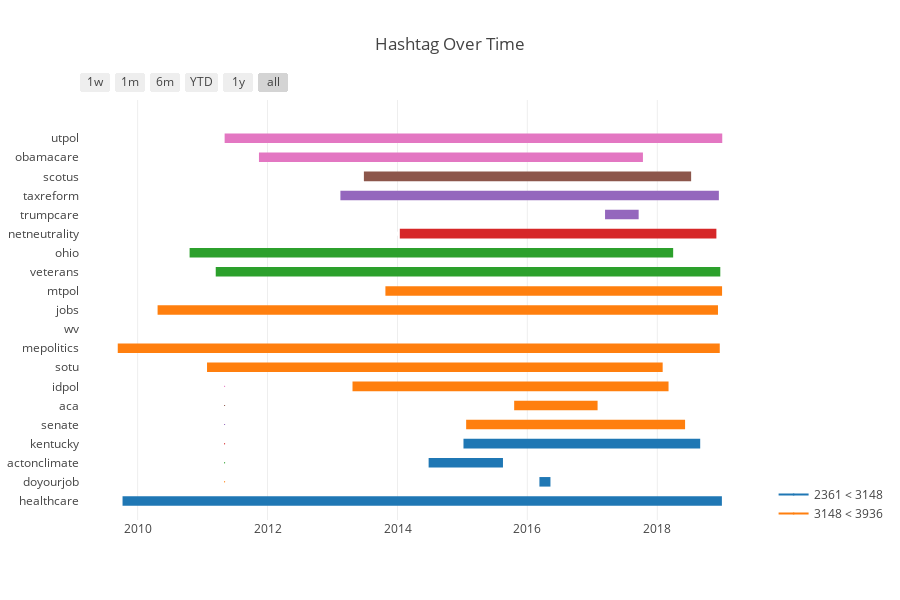

Here is the notebook cell this chart was saved with:
### Code cell
import plotly.offline as py
import plotly.figure_factory as ff

py.init_notebook_mode(connected=True)

TOP_K = 20
df = []
max_tag = max([l_tags[i][0] for i in range(TOP_K)])

def get_bucket(max_tag, num_buckets, my_val):
    tags_per_group = max_tag/num_buckets
    for i in range(num_buckets):
        if my_val > i*tags_per_group and my_val <= (i+1)*tags_per_group:
            return f"{int(i*tags_per_group)} < {int((i+1)*tags_per_group)}"
    return f"< {max_tag}"

NUM_BUCKETS = 10

for i in range(TOP_K):
    tag = l_tags[i][1]
    s_date = hashtags_min_date[tag]
    e_date = hashtags_max_date[tag]
    s_date = f"{s_date.year}-{s_date.month}-{s_date.day}"
    e_date = f"{e_date.year}-{e_date.month}-{e_date.day}"
    bucket = get_bucket(max_tag, NUM_BUCKETS, l_tags[i][0])
    df.append(dict(Task=tag, Start=s_date, Finish=e_date, Resource=f'{bucket}'))

colors = "Viridis" # ["#FCB711", "#F37021", "#CC004C", "#6460AA", "#0089D0", "#0DB14B"]

fig = ff.create_gantt(df[::-1], bar_width=0.25,  title='Hashtag Over Time', 
                      showgrid_x=True, show_colorbar=True, index_col='Resource')
py.iplot(fig)

### Figure 1 — Plotly figure (JSON) as saved in the notebook; plotly's stock layout.template omitted (floating-point values rounded to 4 significant figures)
{"data": [{"marker": {"color": "white"}, "name": "", "type": "scatter", "uid": "528b8c47-bb90-4d6d-af99-d7bb1fc8f61e", "x": ["2009-10-8", "2018-12-30"], "y": [0, 0]}, {"marker": {"color": "white"}, "name": "", "type": "scatter", "uid": "36f9068f-0d9e-4b7a-b07b-575cc4bc2aa0", "x": ["2016-3-9", "2016-5-10"], "y": [1, 1]}, {"marker": {"color": "white"}, "name": "", "type": "scatter", "uid": "4aad8139-3c2b-4b02-b406-e5184dcea226", "x": ["2014-6-25", "2015-8-17"], "y": [2, 2]}, {"marker": {"color": "white"}, "name": "", "type": "scatter", "uid": "a719e05a-ef0b-4922-8bfc-3fd87780554c", "x": ["2015-1-7", "2018-8-30"], "y": [3, 3]}, {"marker": {"color": "white"}, "name": "", "type": "scatter", "uid": "df7bd69c-4616-4a85-aa21-e36cdd401ce0", "x": ["2015-1-22", "2018-6-6"], "y": [4, 4]}, {"marker": {"color": "white"}, "name": "", "type": "scatter", "uid": "487a4124-b68e-4dac-91eb-df89e1ab3329", "x": ["2015-10-19", "2017-1-30"], "y": [5, 5]}, {"marker": {"color": "white"}, "name": "", "type": "scatter", "uid": "2dad0fcf-c0dd-4f28-aea9-08ecaa09a045", "x": ["2013-4-23", "2018-3-5"], "y": [6, 6]}, {"marker": {"color": "white"}, "name": "", "type": "scatter", "uid": "b3e4c011-d6b2-4c2c-92ec-bcfaf5086397", "x": ["2011-1-26", "2018-1-31"], "y": [7, 7]}, {"marker": {"color": "white"}, "name": "", "type": "scatter", "uid": "fc7fc3a5-54f5-4d94-b331-77c7378fb0cc", "x": ["2009-9-11", "2018-12-18"], "y": [8, 8]}, {"marker": {"color": "white"}, "name": "", "type": "scatter", "uid": "2a27e8bc-76d2-421e-87a0-a846ccc4d06f", "x": ["2015-4-26", "2015-4-26"], "y": [9, 9]}, {"marker": {"color": "white"}, "name": "", "type": "scatter", "uid": "efa46923-859e-4879-bec2-f8dfec25b4f5", "x": ["2010-4-23", "2018-12-8"], "y": [10, 10]}, {"marker": {"color": "white"}, "name": "", "type": "scatter", "uid": "960bc3bc-43d9-4aae-a412-78f231d5cb67", "x": ["2013-10-25", "2018-12-31"], "y": [11, 11]}, {"marker": {"color": "white"}, "name": "", "type": "scatter", "uid": "447dbfc8-4304-4df1-ab40-e686d978530f", "x": ["2011-3-16", "2018-12-21"], "y": [12, 12]}, {"marker": {"color": "white"}, "name": "", "type": "scatter", "uid": "3463a2df-73d2-413a-8881-79b9bc5ee9d1", "x": ["2010-10-20", "2018-3-31"], "y": [13, 13]}, {"marker": {"color": "white"}, "name": "", "type": "scatter", "uid": "59b72af4-1245-474e-94e2-7065f502bdd1", "x": ["2014-1-14", "2018-11-29"], "y": [14, 14]}, {"marker": {"color": "white"}, "name": "", "type": "scatter", "uid": "f5cc2596-2858-49e8-baf2-e7287b891006", "x": ["2017-3-13", "2017-9-18"], "y": [15, 15]}, {"marker": {"color": "white"}, "name": "", "type": "scatter", "uid": "9cf713e1-2051-4fd6-8e8d-41e3ac8c837a", "x": ["2013-2-14", "2018-12-13"], "y": [16, 16]}, {"marker": {"color": "white"}, "name": "", "type": "scatter", "uid": "4eadb4ab-574f-4ad9-a047-dbe132d0fe15", "x": ["2013-6-26", "2018-7-10"], "y": [17, 17]}, {"marker": {"color": "white"}, "name": "", "type": "scatter", "uid": "b48a85b5-fa74-4faa-81ba-29a815350dee", "x": ["2011-11-14", "2017-10-12"], "y": [18, 18]}, {"marker": {"color": "white"}, "name": "", "type": "scatter", "uid": "7340641e-f8c3-45b9-8749-801687b8e7c5", "x": ["2011-5-5", "2019-1-1"], "y": [19, 19]}, {"hoverinfo": "none", "marker": {"color": "rgb(31, 119, 180)", "size": 1}, "name": "2361 < 3148", "showlegend": true, "type": "scatter", "uid": "6f393bd9-35e9-408f-b608-20c87cd0a3b0", "x": ["2011-5-5", "2011-5-5"], "y": [0, 0]}, {"hoverinfo": "none", "marker": {"color": "rgb(255, 127, 14)", "size": 1}, "name": "3148 < 3936", "showlegend": true, "type": "scatter", "uid": "42c3e097-c215-46d4-907b-19c0928b2b79", "x": ["2011-5-5", "2011-5-5"], "y": [1, 1]}, {"hoverinfo": "none", "marker": {"color": "rgb(44, 160, 44)", "size": 1}, "name": "3936 < 4723", "showlegend": true, "type": "scatter", "uid": "8d02b3f7-d55d-4406-a8c1-c515bbc056fa", "x": ["2011-5-5", "2011-5-5"], "y": [2, 2]}, {"hoverinfo": "none", "marker": {"color": "rgb(214, 39, 40)", "size": 1}, "name": "4723 < 5510", "showlegend": true, "type": "scatter", "uid": "f8d30398-cfdb-41b1-8c5d-0d4f05a77ff8", "x": ["2011-5-5", "2011-5-5"], "y": [3, 3]}, {"hoverinfo": "none", "marker": {"color": "rgb(148, 103, 189)", "size": 1}, "name": "5510 < 6297", "showlegend": true, "type": "scatter", "uid": "41c3898e-68d3-413e-9cf1-df4f7e420040", "x": ["2011-5-5", "2011-5-5"], "y": [4, 4]}, {"hoverinfo": "none", "marker": {"color": "rgb(140, 86, 75)", "size": 1}, "name": "6297 < 7084", "showlegend": true, "type": "scatter", "uid": "163bac0e-bc48-4953-b0fc-35087522d0ec", "x": ["2011-5-5", "2011-5-5"], "y": [5, 5]}, {"hoverinfo": "none", "marker": {"color": "rgb(227, 119, 194)", "size": 1}, "name": "7084 < 7872", "showlegend": true, "type": "scatter", "uid": "a87234fa-208e-4cbe-a75b-bfc2db3cb7f7", "x": ["2011-5-5", "2011-5-5"], "y": [6, 6]}], "layout": {"height": 600, "hovermode": "closest", "shapes": [{"fillcolor": "rgb(31, 119, 180)", "line": {"width": 0}, "opacity": 1, "type": "rect", "x0": "2009-10-8", "x1": "2018-12-30", "xref": "x", "y0": -0.25, "y1": 0.25, "yref": "y"}, {"fillcolor": "rgb(31, 119, 180)", "line": {"width": 0}, "opacity": 1, "type": "rect", "x0": "2016-3-9", "x1": "2016-5-10", "xref": "x", "y0": 0.75, "y1": 1.25, "yref": "y"}, {"fillcolor": "rgb(31, 119, 180)", "line": {"width": 0}, "opacity": 1, "type": "rect", "x0": "2014-6-25", "x1": "2015-8-17", "xref": "x", "y0": 1.75, "y1": 2.25, "yref": "y"}, {"fillcolor": "rgb(31, 119, 180)", "line": {"width": 0}, "opacity": 1, "type": "rect", "x0": "2015-1-7", "x1": "2018-8-30", "xref": "x", "y0": 2.75, "y1": 3.25, "yref": "y"}, {"fillcolor": "rgb(255, 127, 14)", "line": {"width": 0}, "opacity": 1, "type": "rect", "x0": "2015-1-22", "x1": "2018-6-6", "xref": "x", "y0": 3.75, "y1": 4.25, "yref": "y"}, {"fillcolor": "rgb(255, 127, 14)", "line": {"width": 0}, "opacity": 1, "type": "rect", "x0": "2015-10-19", "x1": "2017-1-30", "xref": "x", "y0": 4.75, "y1": 5.25, "yref": "y"}, {"fillcolor": "rgb(255, 127, 14)", "line": {"width": 0}, "opacity": 1, "type": "rect", "x0": "2013-4-23", "x1": "2018-3-5", "xref": "x", "y0": 5.75, "y1": 6.25, "yref": "y"}, {"fillcolor": "rgb(255, 127, 14)", "line": {"width": 0}, "opacity": 1, "type": "rect", "x0": "2011-1-26", "x1": "2018-1-31", "xref": "x", "y0": 6.75, "y1": 7.25, "yref": "y"}, {"fillcolor": "rgb(255, 127, 14)", "line": {"width": 0}, "opacity": 1, "type": "rect", "x0": "2009-9-11", "x1": "2018-12-18", "xref": "x", "y0": 7.75, "y1": 8.25, "yref": "y"}, {"fillcolor": "rgb(255, 127, 14)", "line": {"width": 0}, "opacity": 1, "type": "rect", "x0": "2015-4-26", "x1": "2015-4-26", "xref": "x", "y0": 8.75, "y1": 9.25, "yref": "y"}, {"fillcolor": "rgb(255, 127, 14)", "line": {"width": 0}, "opacity": 1, "type": "rect", "x0": "2010-4-23", "x1": "2018-12-8", "xref": "x", "y0": 9.75, "y1": 10.25, "yref": "y"}, {"fillcolor": "rgb(255, 127, 14)", "line": {"width": 0}, "opacity": 1, "type": "rect", "x0": "2013-10-25", "x1": "2018-12-31", "xref": "x", "y0": 10.75, "y1": 11.25, "yref": "y"}, {"fillcolor": "rgb(44, 160, 44)", "line": {"width": 0}, "opacity": 1, "type": "rect", "x0": "2011-3-16", "x1": "2018-12-21", "xref": "x", "y0": 11.75, "y1": 12.25, "yref": "y"}, {"fillcolor": "rgb(44, 160, 44)", "line": {"width": 0}, "opacity": 1, "type": "rect", "x0": "2010-10-20", "x1": "2018-3-31", "xref": "x", "y0": 12.75, "y1": 13.25, "yref": "y"}, {"fillcolor": "rgb(214, 39, 40)", "line": {"width": 0}, "opacity": 1, "type": "rect", "x0": "2014-1-14", "x1": "2018-11-29", "xref": "x", "y0": 13.75, "y1": 14.25, "yref": "y"}, {"fillcolor": "rgb(148, 103, 189)", "line": {"width": 0}, "opacity": 1, "type": "rect", "x0": "2017-3-13", "x1": "2017-9-18", "xref": "x", "y0": 14.75, "y1": 15.25, "yref": "y"}, {"fillcolor": "rgb(148, 103, 189)", "line": {"width": 0}, "opacity": 1, "type": "rect", "x0": "2013-2-14", "x1": "2018-12-13", "xref": "x", "y0": 15.75, "y1": 16.25, "yref": "y"}, {"fillcolor": "rgb(140, 86, 75)", "line": {"width": 0}, "opacity": 1, "type": "rect", "x0": "2013-6-26", "x1": "2018-7-10", "xref": "x", "y0": 16.75, "y1": 17.25, "yref": "y"}, {"fillcolor": "rgb(227, 119, 194)", "line": {"width": 0}, "opacity": 1, "type": "rect", "x0": "2011-11-14", "x1": "2017-10-12", "xref": "x", "y0": 17.75, "y1": 18.25, "yref": "y"}, {"fillcolor": "rgb(227, 119, 194)", "line": {"width": 0}, "opacity": 1, "type": "rect", "x0": "2011-5-5", "x1": "2019-1-1", "xref": "x", "y0": 18.75, "y1": 19.25, "yref": "y"}], "showlegend": true, "title": {"text": "Hashtag Over Time"}, "width": 900, "xaxis": {"rangeselector": {"buttons": [{"count": 7, "label": "1w", "step": "day", "stepmode": "backward"}, {"count": 1, "label": "1m", "step": "month", "stepmode": "backward"}, {"count": 6, "label": "6m", "step": "month", "stepmode": "backward"}, {"count": 1, "label": "YTD", "step": "year", "stepmode": "todate"}, {"count": 1, "label": "1y", "step": "year", "stepmode": "backward"}, {"step": "all"}]}, "showgrid": true, "type": "date", "zeroline": false}, "yaxis": {"autorange": false, "range": [-1, 21], "showgrid": false, "ticktext": ["healthcare", "doyourjob", "actonclimate", "kentucky", "senate", "aca", "idpol", "sotu", "mepolitics", "wv", "jobs", "mtpol", "veterans", "ohio", "netneutrality", "trumpcare", "taxreform", "scotus", "obamacare", "utpol"], "tickvals": [0, 1, 2, 3, 4, 5, 6, 7, 8, 9, 10, 11, 12, 13, 14, 15, 16, 17, 18, 19], "zeroline": false}}}
